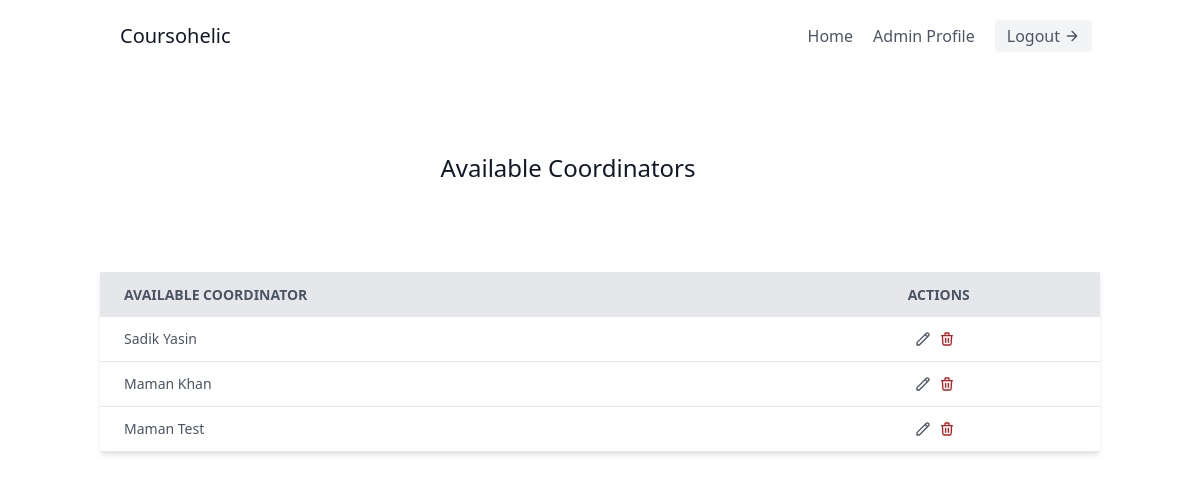
Screenshot of /institutionAdmin/ProgramCoordinatorList/addCoordinator/ (signed in) with the database file from the repository.
### Authentication/models.py (models this page shows)
class User(AbstractUser):
    is_instructor = models.BooleanField(default=False)
    is_admin= models.BooleanField(default=True)
    is_coordinator = models.BooleanField(default=False)
    institution = models.CharField(max_length=200,default='')

### InstitutionAdmin/views.py (the view)
# urls.py: path('ProgramCoordinatorList/addCoordinator/',views.addCoordinator, name='addCoordinator'),
def addCoordinator(request):
    coordinator = User.objects.filter(is_coordinator = True, institution = request.user.institution)
    print(coordinator)
    print(request.user.first_name)
    context = {'coordinator' : coordinator}
    return render(request, 'AvailableCoordinatorList.html', context)

### Templates/AvailableCoordinatorList.html (shortened to what this page needs)
<!DOCTYPE html>
<html lang="en">
  <head>
    <script src="https://cdn.tailwindcss.com"></script>
    <link
      rel="stylesheet"
      href="https://cdnjs.cloudflare.com/ajax/libs/animate.css/4.1.1/animate.min.css"
    />
  </head>
  <body>
    <header class="text-gray-600 body-font">
      <div
        class="container mx-auto flex flex-wrap p-5 flex-col md:flex-row items-center"
      >
        <a
          class="flex title-font font-medium items-center text-gray-900 mb-4 md:mb-0"
        >
          <span class="ml-3 text-xl">Coursohelic</span>
        </a>
        <nav
          class="md:ml-auto flex flex-wrap items-center text-base justify-center"
        >
          <a href="" class="mr-5 hover:text-gray-900">Home</a>
          <a class="mr-5 hover:text-gray-900">Admin Profile</a>
        </nav>
        <button
          class="inline-flex items-center bg-gray-100 border-0 py-1 px-3 focus:outline-none hover:bg-gray-200 rounded text-base mt-4 md:mt-0"
        >
          Logout
          <svg
            fill="none"
            stroke="currentColor"
            stroke-linecap="round"
            stroke-linejoin="round"
            stroke-width="2"
            class="w-4 h-4 ml-1"
            viewBox="0 0 24 24"
          >
            <path d="M5 12h14M12 5l7 7-7 7"></path>
          </svg>
        </button>
      </div>
    </header>
    <div class="overflow-x-auto animate__animated animate__zoomIn">
      <section class="text-gray-600 body-font">
        <div class="container px-5 py-20 mx-auto">
          <div
            class="lg:w-2/3 flex flex-col sm:flex-row sm:items-center items-start mx-auto text-center"
          >
            <h1
              class="flex-grow sm:pr-16 text-2xl font-medium title-font text-gray-900"
            >
              Available Coordinators
            </h1>
          </div>
        </div>
      </section>
      <div
        class="min-w-screen min-h-0 flex items-center justify-center font-sans overflow-hidden"
      >
        <div class="w-full lg:w-5/6">
          <div class="bg-white shadow-md rounded my-2">
            <table class="min-w-max w-full table-auto">
              <thead>
                <tr
                  class="bg-gray-200 text-gray-600 uppercase text-sm leading-normal"
                >
                  <th class="py-3 px-6 text-left">Available Coordinator</th>
                  <th class="py-3 px-6 text-">Actions</th>
                </tr>
              </thead>
              <tbody class="text-gray-600 text-sm font-light">
                {% for cor in coordinator %}
                <tr class="border-b border-gray-200 hover:bg-gray-100">
                  <td class="py-3 px-6 text-left whitespace-nowrap">
                    <div class="flex items-center">
                      <span class="font-medium">{{cor.first_name}}</span>
                    </div>
                  </td>
                  <td class="py-3 px-6 text-center">
                    <div class="flex item-center justify-center">
                      <div
                        class="w-4 mr-2 transform hover:text-purple-500 hover:scale-110"
                      >
                        <a href="{% url 'assignCoordinator' cor.id %}">
                          <svg
                            xmlns="http://www.w3.org/2000/svg"
                            fill="none"
                            viewBox="0 0 24 24"
                            stroke="currentColor"
                          >
                            <path
                              stroke-linecap="round"
                              stroke-linejoin="round"
                              stroke-width="2"
                              d="M15.232 5.232l3.536 3.536m-2.036-5.036a2.5 2.5 0 113.536 3.536L6.5 21.036H3v-3.572L16.732 3.732z"
                            />
                          </svg>
                        </a>
                      </div>
                      <div
                        class="w-4 mr-2 transform text-red-700 hover:text-red-900 hover:scale-110"
                      >
                        <a href="DeleteConfirmation.html">
                          <svg
                            xmlns="http://www.w3.org/2000/svg"
                            fill="none"
                            viewBox="0 0 24 24"
                            stroke="currentColor"
                          >
                            <path
                              stroke-linecap="round"
                              stroke-linejoin="round"
                              stroke-width="2"
                              d="M19 7l-.867 12.142A2 2 0 0116.138 21H7.862a2 2 0 01-1.995-1.858L5 7m5 4v6m4-6v6m1-10V4a1 1 0 00-1-1h-4a1 1 0 00-1 1v3M4 7h16"
                            />
                          </svg>
                        </a>
                      </div>
                    </div>
                  </td>
                </tr>
                {% endfor %}
              </tbody>
            </table>
          </div>
        </div>
      </div>
    </div>
  </body>
</html>

### rows the page displays
User: first_name "Sadik Yasin"
User: first_name "Maman Khan"
User: first_name "Maman Test"
